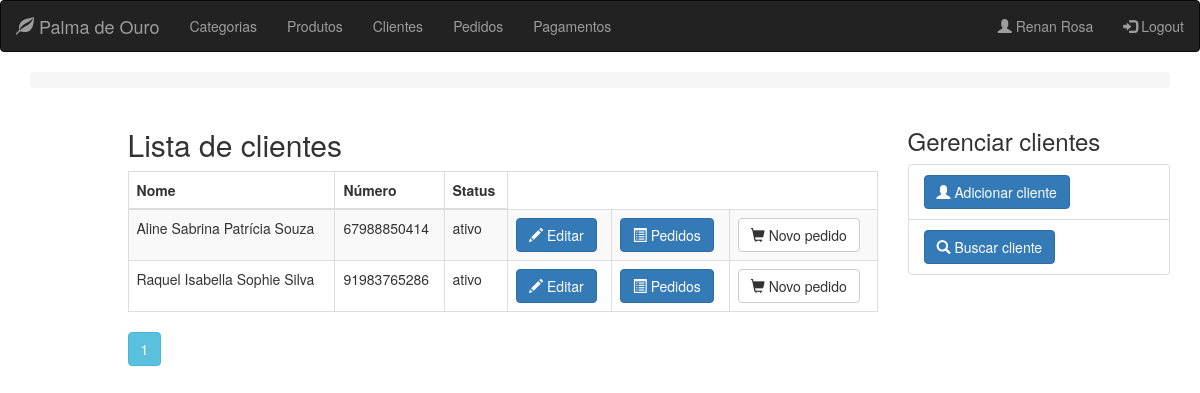
Screenshot of /client (signed in) with the database file from the repository.
### app/models.py (models this page shows, shortened)
class User(db.Model):
    __metaclass__ = ABCMeta
    __abstract__ = True
    id = db.Column(db.Integer, primary_key=True)
    name = db.Column(db.String(64), nullable=False, index=True)
    phone_number = db.Column(db.String(13), nullable=False)

class Clerk(User, UserMixin):
    __tablename__ = 'clerks'
    image_file = db.Column(db.String(24), default='default.jpg')
    email = db.Column(db.String(64), unique=True)
    password_hash = db.Column(db.String(128), nullable=False)
    __mapper_args__ = {
        'concrete': True
    }
    @property
    def password(self):
        raise AttributeError('password is not a readable attribute')

class Client(User):
    __tablename__ = 'clients'
    __mapper_args__ = {'concrete': True}
    identification = db.Column(db.String(9), unique=True)
    notifiable = db.Column(db.Boolean)
    address = db.Column(db.String(64))
    status = db.Column(db.Boolean)

### app/routes/client/routes.py (the view)
@blueprint_client.route('/client')
@register_breadcrumb(blueprint_client, '.', 'Clientes')
@login_required
def get_clients():
    page = request.args.get('page', 1, type=int)
    clients = Client.query.order_by(Client.name).paginate(page=page, per_page=10)
    return render_template('client/list.html', clients=clients)

### app/models.py (called while the page is built)
@login_manager.user_loader
def load_user(id):
    return Clerk.query.get(id)

### app/templates/client/list.html
{% extends "base.html" %}
{% block page_content %}
    <div class="row">
        <div class="col-md-8 col-md-offset-1">
            <h2 class="titulo-principal">Lista de clientes</h2>
            <table class="table table-striped table-responsive table-bordered">
                <thead class="thead-default">
                <tr>
                    <th>Nome</th>
                    <th>Número</th>
                    <th>Status</th>
                </tr>
                </thead>
                <tbody>
                {% for client in clients.items %}
                    <tr>
                        <td>{{ client.name }}</td>
                        <td>{{ client.phone_number }}</td>
                        {% if client.status %}
                            <td>ativo</td>
                        {% else %}
                            <td>inativo</td>
                        {% endif %}
                        <td>
                            <div class="btn-group">
                                <a href="{{ url_for('blueprint_client.update_client',id=client.id) }}"
                                   class="btn btn-primary">
                                    <span class="glyphicon glyphicon-pencil" aria-hidden="true"></span> Editar
                                </a>
                            </div>
                        </td>
                        <td>
                            <div class="btn-group">
                                <a href="{{ url_for('blueprint_order.get_orders',id=client.id) }}"
                                   class="btn btn-primary">
                                    <span class="glyphicon glyphicon-list-alt"></span>
                                    Pedidos
                                </a>
                            </div>
                        </td>
                        <td>
                            <div class="btn-group">
                                <a href="{{ url_for('blueprint_order.new_order',id=client.id) }}"
                                   class="btn btn-default">
                                    <span class="glyphicon glyphicon-shopping-cart"></span>
                                    Novo pedido</a>
                            </div>
                        </td>
                    </tr>
                {% endfor %}
                </tbody>
            </table>
            {% for page_number in clients.iter_pages(left_edge=1,right_edge=1,left_current=1,right_current=2) %}
                {% if page_number %}
                    {% if clients.page == page_number %}
                        <a class="btn btn-info mb-4"
                           href="{{ url_for('blueprint_client.get_clients',page=page_number) }}">{{ page_number }}</a>
                    {% else %}
                        <a class="btn btn-outline-info mb-4"
                           href="{{ url_for('blueprint_client.get_clients',page=page_number) }}">{{ page_number }}</a>
                    {% endif %}
                {% else %}
                    ...
                {% endif %}
            {% endfor %}
        </div>
        <div class="col-md-3">
            <div class="content-section">
                <h3>Gerenciar clientes</h3>
                <ul class="list-group">
                    <li class="list-group-item list-group-item-light">
                        <a href="{{ url_for('blueprint_client.new_client') }}" class="btn btn-primary">
                            <i class="glyphicon glyphicon-user"></i>
                            <span>Adicionar cliente</span>
                        </a>
                    </li>
                    <li class=" list-group-item list-group-item-light">
                        <a href="{{ url_for('blueprint_client.search_client') }}" class="btn btn-primary">
                            <i class="glyphicon glyphicon glyphicon-search"></i>
                            <span>Buscar cliente</span>
                        </a>
                    </li>
                </ul>
            </div>
        </div>
    </div>
{% endblock %}

### app/templates/base.html (shortened to what this page needs)
{% extends "bootstrap/base.html" %}
    {% block head %}
        {{ super() }}
    {% endblock %}
{% block navbar %}
    <nav class="navbar navbar-inverse">
        <div class="container-fluid">
            <div class="navbar-header">
                <a class="navbar-brand" href="{{ url_for('blueprint_main.index') }}"><span
                        class="glyphicon glyphicon-leaf"></span> Palma de Ouro</a>
            </div>
            <ul class="nav navbar-nav">
                <li><a class="nav-item nav-link"
                       href="{{ url_for('blueprint_category.get_categories') }}">Categorias</a>
                </li>
                <li><a class="nav-item nav-link" href="{{ url_for('blueprint_product.get_products') }}">Produtos</a>
                </li>
                <li><a class="nav-item nav-link"
                       href="{{ url_for('blueprint_client.get_clients') }}">Clientes</a></li>
                <li><a class="nav-item nav-link"
                       href="{{ url_for('blueprint_order.get_orders') }}">Pedidos</a></li>
                <li><a class="nav-item nav-link"
                       href="{{ url_for('blueprint_payment.get_payment') }}">Pagamentos</a></li>
            </ul>
            <ul class="nav navbar-nav navbar-right">
                {% if current_user.is_authenticated %}
                    <li>
                        <a class="nav-item nav-link" href="{{ url_for('blueprint_clerk.account') }}">
                            <span class="glyphicon glyphicon-user"></span>
                            {{ current_user.name }}</a>
                    </li>
                    <li>
                        <a class="nav-item nav-link" href="{{ url_for('blueprint_clerk.logout') }}">
                            <span class="glyphicon glyphicon-log-in"></span>
                            Logout</a>
                    </li>
                {% else %}
                    <li><a class="nav-item nav-link" href="{{ url_for('blueprint_clerk.login') }}">
                        <span class="glyphicon glyphicon-user"></span> Login</a></li>
                {% endif %}
            </ul>
        </div>
    </nav>
{% endblock %}
    {% block content %}
        <div class="container">
            <nav aria-label="breadcrumb">
                <ol class="breadcrumb primary-color">
                </ol>
            </nav>
            {% block page_content %}{% endblock %}
        </div>
    {% endblock %}

### rows the page displays
Clerk: name "Renan Rosa"
Client: name "Aline Sabrina Patrícia Souza", phone_number "67988850414", status "ativo"
Client: name "Raquel Isabella Sophie Silva", phone_number "91983765286", status "ativo"

### other values shown
{{ page_number }} "1"
